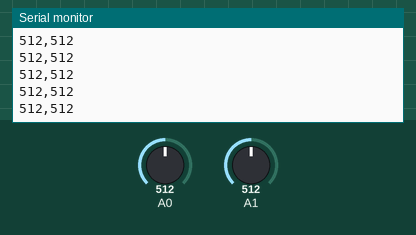
The sketch below on a simulated Arduino Uno, built with avr-gcc and run on an emulated ATmega328P. Parts: the last lines printed to the serial monitor. Inputs (shaded band) come from the test bench; at power-on: A0 = 512, A1 = 512.

Above: at 1.2 s.
1.3 s: A0 set to 716
At 1.31 s:
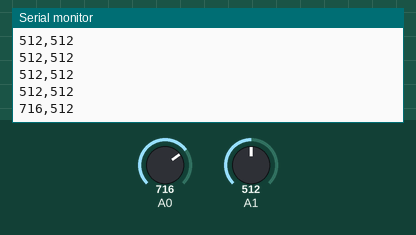
2.8 s: A1 set to 716
At 2.82 s:
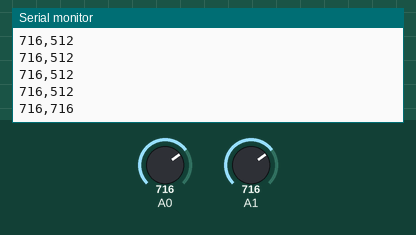
4.3 s: A0 set to 900
At 4.33 s:
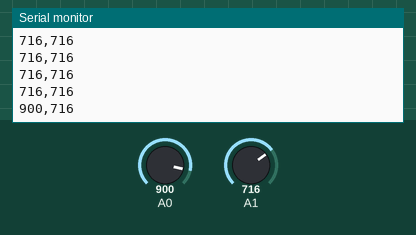
5.8 s: A1 set to 900
At 5.84 s:
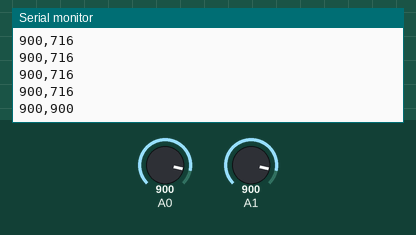
Timing chart, 0 to 8.3 s (numbered marks = the images above; inputs shaded):
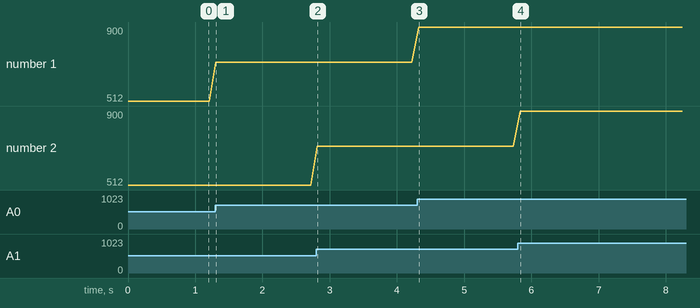

Measured:
- after the input at 1.3 s, the serial monitor: prints a new line at once (image 1)
- after the input at 2.8 s, the serial monitor: prints a new line at once (image 2)
- after the input at 4.3 s, the serial monitor: prints a new line at once (image 3)
- after the input at 5.8 s, the serial monitor: prints a new line at once (image 4)
- plotted number 1: 512 → 716 after the input at 1.3 s, 716 → 900 after the input at 4.3 s

The sketch:

Database.ino
```cpp
void setup()
{
  Serial.begin(9600);

}

void loop()
{
  int i=0,j=0;
  i= analogRead(A0);
  j= analogRead(A1);
  Serial.print(i);
  Serial.print(",");
  Serial.println(j);

  delay(100);
}
```
